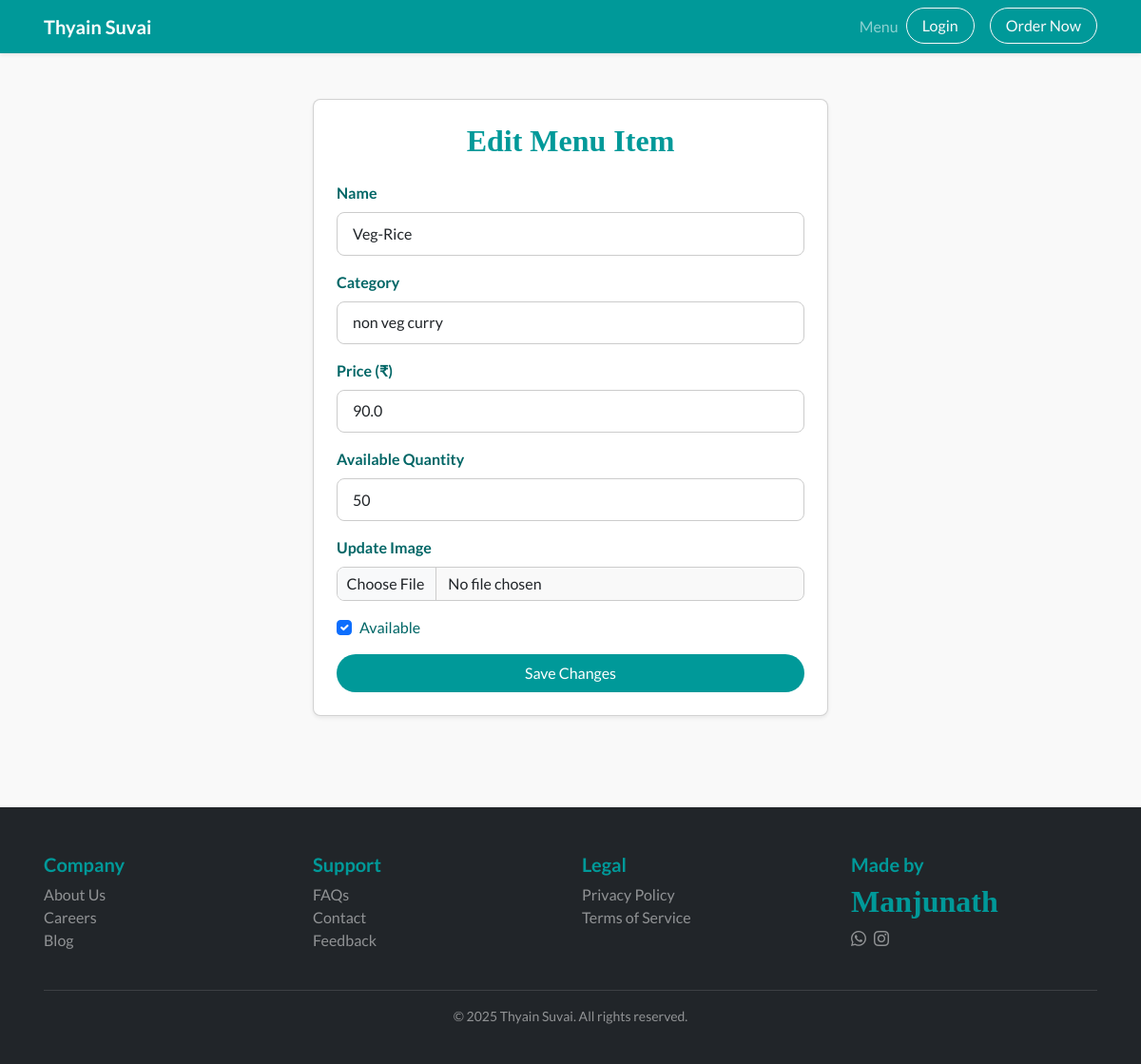
Page /edit_menu/2 on the earlier database version.
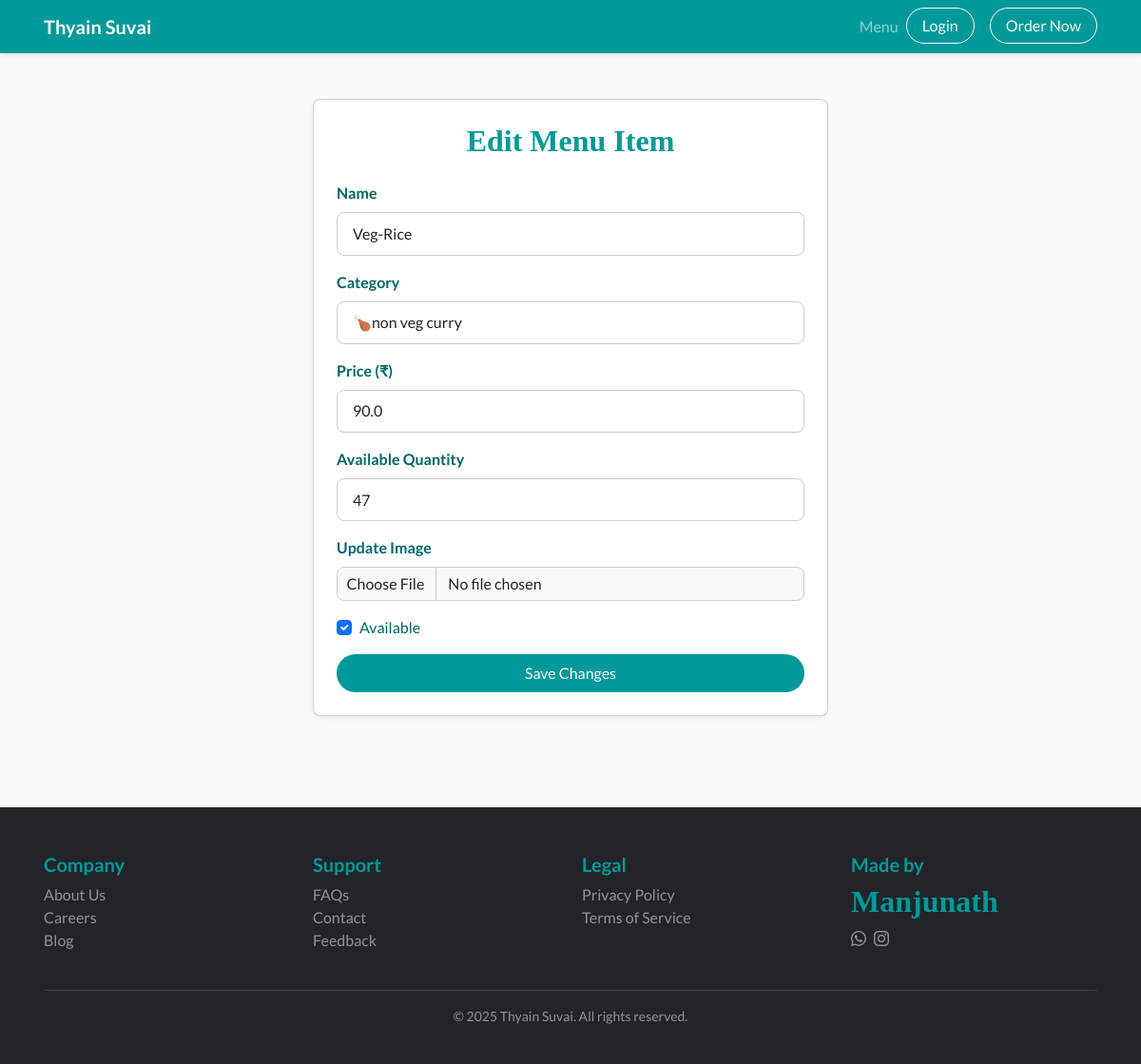
Same page on the later database version.
### models.py (models this page shows)
class MenuItem(db.Model):
    id = db.Column(db.Integer, primary_key=True)
    name = db.Column(db.String(100), nullable=False)
    description = db.Column(db.String(255))
    price = db.Column(db.Float, nullable=False)
    quantity_available = db.Column(db.Integer, nullable=False)  # quantity available in stock
    category= db.Column(db.String(50))  # e.g., Appetizer, Main Course, Dessert
    is_available = db.Column(db.Boolean, default=True)
    image = db.Column(db.String(100))  # stores image filename

### app.py (the view, shortened to what this page needs)
@app.route('/edit_menu/<int:menu_id>', methods=['GET', 'POST'])
def edit_menu(menu_id):
    menu = MenuItem.query.get_or_404(menu_id)
    return render_template('edit_menu.html', menu=menu)

### templates/edit_menu.html (shortened to what this page needs)
{% extends 'base.html' %}
{% block extra_css %}
<link rel="stylesheet" href="{{ url_for('static', filename='css/edit_menu.css') }}">
{% endblock %}
{% block content %}
<div class="container py-5">
  <div class="row justify-content-center">
    <div class="col-lg-6">
      <div class="card shadow-sm p-4">
        <h4 class="mb-4 text-center">Edit Menu Item</h4>
        <form method="POST" enctype="multipart/form-data">
          <div class="mb-3">
            <label for="name" class="form-label">Name</label>
            <input type="text" class="form-control" id="name" name="name" value="{{ menu.name }}" required>
          </div>
          <div class="mb-3">
            <label for="category" class="form-label">Category</label>
            <input type="text" class="form-control" id="category" name="category" value="{{ menu.category if menu else '' }}" required>
          </div>
          <div class="mb-3">
            <label for="price" class="form-label">Price (₹)</label>
            <input type="number" class="form-control" id="price" name="price" step="0.01" value="{{ menu.price }}" required>
          </div>
          <div class="mb-3">
            <label for="quantity_available" class="form-label">Available Quantity</label>
            <input type="number" class="form-control" id="quantity_available" name="quantity_available" min="0" value="{{ menu.quantity_available }}" required>
          </div>
          <div class="mb-3">
            <label for="image" class="form-label">Update Image</label>
            <input type="file" class="form-control" id="image" name="image" accept="image/*">
          </div>
          <div class="form-check mb-3">
            <input class="form-check-input" type="checkbox" id="is_available" name="is_available" {% if menu.is_available %}checked{% endif %}>
            <label class="form-check-label" for="is_available">Available</label>
          </div>
          <button type="submit" class="btn btn-teal rounded-pill w-100">Save Changes</button>
        </form>
      </div>
    </div>
  </div>
</div>
{% endblock %}

Differences in the rows shown:
changed MenuItem "Veg-Rice": category "non veg curry" → "🍗non veg curry"; quantity_available "50" → "47"
